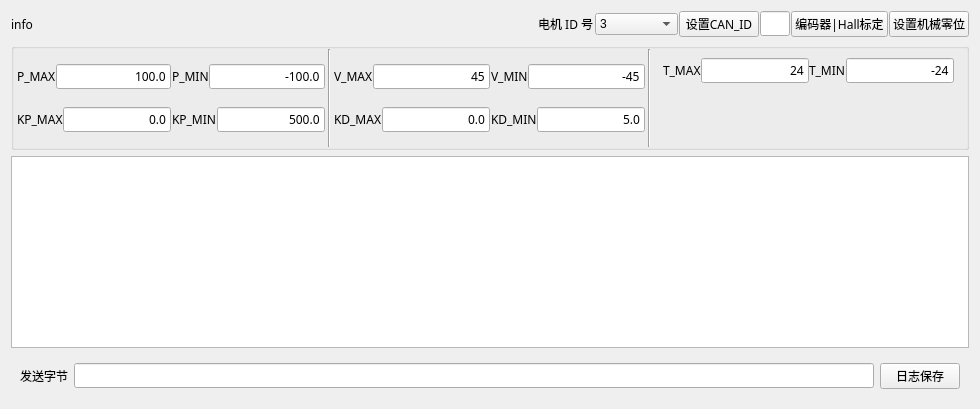
    <widget class="QWidget" name="tab_config">
     <attribute name="title">
      <string>电机配置</string>
     </attribute>
     <layout class="QVBoxLayout" name="verticalLayout">
      <item>
       <widget class="QWidget" name="widget_4" native="true">
        <property name="maximumSize">
         <size>
          <width>16777215</width>
          <height>40</height>
         </size>
        </property>
        <layout class="QHBoxLayout" name="horizontalLayout_4">
         <property name="spacing">
          <number>1</number>
         </property>
         <property name="leftMargin">
          <number>0</number>
         </property>
         <property name="topMargin">
          <number>0</number>
         </property>
         <property name="rightMargin">
          <number>0</number>
         </property>
         <property name="bottomMargin">
          <number>0</number>
         </property>
         <item>
          <widget class="QLabel" name="labelSetCanId">
           <property name="font">
            <font>
             <family>微软雅黑</family>
             <pointsize>9</pointsize>
             <underline>false</underline>
            </font>
           </property>
           <property name="cursor">
            <cursorShape>ArrowCursor</cursorShape>
           </property>
           <property name="text">
            <string>info</string>
           </property>
          </widget>
         </item>
         <item>
          <spacer name="horizontalSpacer_2">
           <property name="orientation">
            <enum>Qt::Horizontal</enum>
           </property>
           <property name="sizeHint" stdset="0">
            <size>
             <width>40</width>
             <height>20</height>
            </size>
           </property>
          </spacer>
         </item>
         <item>
          <widget class="QLabel" name="labelSetCanId_2">
           <property name="font">
            <font>
             <family>微软雅黑</family>
             <pointsize>9</pointsize>
             <underline>false</underline>
            </font>
           </property>
           <property name="cursor">
            <cursorShape>ArrowCursor</cursorShape>
           </property>
           <property name="text">
            <string> 电机 ID 号</string>
           </property>
          </widget>
         </item>
         <item>
          <widget class="QComboBox" name="combox_motor_ID">
           <property name="maximumSize">
            <size>
             <width>100</width>
             <height>16777215</height>
            </size>
           </property>
           <item>
            <property name="text">
             <string>3</string>
            </property>
           </item>
           <item>
            <property name="text">
             <string>4</string>
            </property>
           </item>
           <item>
            <property name="text">
             <string>D60</string>
            </property>
           </item>
           <item>
            <property name="text">
             <string>D120</string>
            </property>
           </item>
           <item>
            <property name="text">
             <string>自定义</string>
            </property>
           </item>
           <item>
            <property name="text">
             <string>RZ2L电机</string>
            </property>
           </item>
          </widget>
         </item>
         <item>
          <widget class="QPushButton" name="pushButtonSetCanId">
           <property name="font">
            <font>
             <family>微软雅黑</family>
            </font>
           </property>
           <property name="text">
            <string>设置CAN_ID</string>
           </property>
          </widget>
         </item>
         <item>
          <widget class="QLineEdit" name="lineEditSetCanId">
           <property name="maximumSize">
            <size>
             <width>30</width>
             <height>16777215</height>
            </size>
           </property>
           <property name="font">
            <font>
             <family>微软雅黑</family>
            </font>
           </property>
           <property name="layoutDirection">
            <enum>Qt::LeftToRight</enum>
           </property>
           <property name="alignment">
            <set>Qt::AlignRight|Qt::AlignTrailing|Qt::AlignVCenter</set>
           </property>
          </widget>
         </item>
         <item>
          <widget class="QPushButton" name="pushButtonCaliEncoder">
           <property name="font">
            <font>
             <family>微软雅黑</family>
            </font>
           </property>
           <property name="text">
            <string>编码器|Hall标定</string>
           </property>
          </widget>
         </item>
         <item>
          <widget class="QPushButton" name="pushButtonZeroMech">
           <property name="font">
            <font>
             <family>微软雅黑</family>
            </font>
           </property>
           <property name="text">
            <string>设置机械零位</string>
           </property>
          </widget>
         </item>
        </layout>
       </widget>
      </item>
      <item>
       <widget class="QGroupBox" name="groupBox">
        <property name="minimumSize">
         <size>
          <width>0</width>
          <height>0</height>
         </size>
        </property>
        <property name="maximumSize">
         <size>
          <width>16777215</width>
          <height>16777215</height>
         </size>
        </property>
        <property name="title">
         <string/>
        </property>
        <layout class="QHBoxLayout" name="horizontalLayout_16">
         <property name="spacing">
          <number>3</number>
         </property>
         <property name="leftMargin">
          <number>3</number>
         </property>
         <property name="topMargin">
          <number>0</number>
         </property>
         <property name="rightMargin">
          <number>3</number>
         </property>
         <property name="bottomMargin">
          <number>0</number>
         </property>
         <item>
          <widget class="QWidget" name="widget_3" native="true">
           <property name="maximumSize">
            <size>
             <width>16777215</width>
             <height>16777215</height>
            </size>
           </property>
           <layout class="QGridLayout" name="gridLayout">
            <property name="leftMargin">
             <number>0</number>
            </property>
            <property name="topMargin">
             <number>0</number>
            </property>
            <property name="rightMargin">
             <number>0</number>
            </property>
            <property name="bottomMargin">
             <number>0</number>
            </property>
            <property name="horizontalSpacing">
             <number>1</number>
            </property>
            <property name="verticalSpacing">
             <number>3</number>
            </property>
            <item row="0" column="0">
             <widget class="QWidget" name="widget" native="true">
              <property name="maximumSize">
               <size>
                <width>16777215</width>
                <height>25</height>
               </size>
              </property>
              <layout class="QHBoxLayout" name="horizontalLayout_2">
               <property name="spacing">
                <number>0</number>
               </property>
               <property name="leftMargin">
                <number>0</number>
               </property>
               <property name="topMargin">
                <number>0</number>
               </property>
               <property name="rightMargin">
                <number>0</number>
               </property>
               <property name="bottomMargin">
                <number>0</number>
               </property>
               <item>
                <widget class="QLabel" name="label_20">
                 <property name="font">
                  <font>
                   <family>微软雅黑</family>
                   <pointsize>9</pointsize>
                  </font>
                 </property>
                 <property name="text">
                  <string>P_MAX</string>
                 </property>
                </widget>
               </item>
               <item>
                <widget class="QLineEdit" name="lineEditSetP_max">
                 <property name="font">
                  <font>
                   <family>微软雅黑</family>
                  </font>
                 </property>
                 <property name="contextMenuPolicy">
                  <enum>Qt::DefaultContextMenu</enum>
                 </property>
                 <property name="layoutDirection">
                  <enum>Qt::LeftToRight</enum>
                 </property>
                 <property name="text">
                  <string>100.0</string>
                 </property>
                 <property name="alignment">
                  <set>Qt::AlignRight|Qt::AlignTrailing|Qt::AlignVCenter</set>
                 </property>
                 <property name="readOnly">
                  <bool>true</bool>
                 </property>
                </widget>
               </item>
              </layout>
             </widget>
            </item>
            <item row="1" column="0">
             <widget class="QWidget" name="widget_5" native="true">
              <property name="maximumSize">
               <size>
                <width>16777215</width>
                <height>25</height>
               </size>
              </property>
              <layout class="QHBoxLayout" name="horizontalLayout_5">
               <property name="spacing">
                <number>0</number>
               </property>
               <property name="leftMargin">
                <number>0</number>
               </property>
               <property name="topMargin">
                <number>0</number>
               </property>
               <property name="rightMargin">
                <number>0</number>
               </property>
               <property name="bottomMargin">
                <number>0</number>
               </property>
               <item>
                <widget class="QLabel" name="label_24">
                 <property name="font">
                  <font>
                   <family>微软雅黑</family>
                   <pointsize>9</pointsize>
                  </font>
                 </property>
                 <property name="text">
                  <string>KP_MAX</string>
                 </property>
                </widget>
               </item>
               <item>
                <widget class="QLineEdit" name="lineEditSetKP_max">
                 <property name="font">
                  <font>
                   <family>微软雅黑</family>
                  </font>
                 </property>
                 <property name="layoutDirection">
                  <enum>Qt::LeftToRight</enum>
                 </property>
                 <property name="text">
                  <string>0.0</string>
                 </property>
                 <property name="alignment">
                  <set>Qt::AlignRight|Qt::AlignTrailing|Qt::AlignVCenter</set>
                 </property>
                 <property name="readOnly">
                  <bool>true</bool>
                 </property>
                </widget>
               </item>
              </layout>
             </widget>
            </item>
            <item row="0" column="1">
             <widget class="QWidget" name="widget_2" native="true">
              <property name="maximumSize">
               <size>
                <width>16777215</width>
                <height>25</height>
               </size>
              </property>
              <layout class="QHBoxLayout" name="horizontalLayout_3">
               <property name="spacing">
                <number>0</number>
               </property>
               <property name="leftMargin">
                <number>0</number>
               </property>
               <property name="topMargin">
                <number>0</number>
               </property>
               <property name="rightMargin">
                <number>0</number>
               </property>
               <property name="bottomMargin">
                <number>0</number>
               </property>
               <item>
                <widget class="QLabel" name="label_19">
                 <property name="font">
                  <font>
                   <family>微软雅黑</family>
                   <pointsize>9</pointsize>
                  </font>
                 </property>
                 <property name="text">
                  <string>P_MIN</string>
                 </property>
                </widget>
               </item>
               <item>
                <widget class="QLineEdit" name="lineEditSetP_min">
                 <property name="font">
                  <font>
                   <family>微软雅黑</family>
                  </font>
                 </property>
                 <property name="layoutDirection">
                  <enum>Qt::LeftToRight</enum>
                 </property>
                 <property name="text">
                  <string>-100.0</string>
                 </property>
                 <property name="alignment">
                  <set>Qt::AlignRight|Qt::AlignTrailing|Qt::AlignVCenter</set>
                 </property>
                 <property name="readOnly">
                  <bool>true</bool>
                 </property>
                </widget>
               </item>
              </layout>
             </widget>
            </item>
            <item row="1" column="1">
             <widget class="QWidget" name="widget_6" native="true">
              <layout class="QHBoxLayout" name="horizontalLayout_6">
               <property name="spacing">
                <number>0</number>
               </property>
               <property name="leftMargin">
                <number>0</number>
               </property>
               <property name="topMargin">
                <number>0</number>
               </property>
               <property name="rightMargin">
                <number>0</number>
               </property>
               <property name="bottomMargin">
                <number>0</number>
               </property>
               <item>
                <widget class="QLabel" name="label_25">
                 <property name="font">
                  <font>
                   <family>微软雅黑</family>
                   <pointsize>9</pointsize>
                  </font>
                 </property>
                 <property name="text">
                  <string>KP_MIN</string>
                 </property>
                </widget>
               </item>
               <item>
                <widget class="QLineEdit" name="lineEditSetKP_min">
                 <property name="font">
                  <font>
                   <family>微软雅黑</family>
                  </font>
                 </property>
                 <property name="layoutDirection">
                  <enum>Qt::LeftToRight</enum>
                 </property>
                 <property name="text">
                  <string>500.0</string>
                 </property>
                 <property name="alignment">
                  <set>Qt::AlignRight|Qt::AlignTrailing|Qt::AlignVCenter</set>
                 </property>
                 <property name="readOnly">
                  <bool>true</bool>
                 </property>
                </widget>
               </item>
              </layout>
             </widget>
            </item>
           </layout>
          </widget>
         </item>
         <item>
          <widget class="Line" name="line">
           <property name="orientation">
            <enum>Qt::Vertical</enum>
           </property>
          </widget>
         </item>
         <item>
          <widget class="QWidget" name="widget_9" native="true">
           <property name="maximumSize">
            <size>
             <width>16777215</width>
             <height>16777215</height>
            </size>
           </property>
           <layout class="QGridLayout" name="gridLayout_2">
            <property name="leftMargin">
             <number>0</number>
            </property>
            <property name="topMargin">
             <number>0</number>
            </property>
            <property name="rightMargin">
             <number>0</number>
            </property>
            <property name="bottomMargin">
             <number>0</number>
            </property>
            <property name="horizontalSpacing">
             <number>1</number>
            </property>
            <property name="verticalSpacing">
             <number>3</number>
            </property>
            <item row="0" column="1" colspan="2">
             <widget class="QWidget" name="widget_8" native="true">
              <property name="maximumSize">
               <size>
                <width>16777215</width>
                <height>25</height>
               </size>
              </property>
              <layout class="QHBoxLayout" name="horizontalLayout_8">
               <property name="spacing">
                <number>0</number>
               </property>
               <property name="leftMargin">
                <number>0</number>
               </property>
               <property name="topMargin">
                <number>0</number>
               </property>
               <property name="rightMargin">
                <number>0</number>
               </property>
               <property name="bottomMargin">
                <number>0</number>
               </property>
               <item>
                <widget class="QLabel" name="label_18">
                 <property name="font">
                  <font>
                   <family>微软雅黑</family>
                   <pointsize>9</pointsize>
                  </font>
                 </property>
                 <property name="text">
                  <string>V_MIN</string>
                 </property>
                </widget>
               </item>
               <item>
                <widget class="QLineEdit" name="lineEditSetV_min">
                 <property name="font">
                  <font>
                   <family>微软雅黑</family>
                  </font>
                 </property>
                 <property name="layoutDirection">
                  <enum>Qt::LeftToRight</enum>
                 </property>
                 <property name="text">
                  <string>-45</string>
                 </property>
                 <property name="alignment">
                  <set>Qt::AlignRight|Qt::AlignTrailing|Qt::AlignVCenter</set>
                 </property>
                 <property name="readOnly">
                  <bool>true</bool>
                 </property>
                </widget>
               </item>
              </layout>
             </widget>
            </item>
            <item row="1" column="1" colspan="2">
             <widget class="QWidget" name="widget_11" native="true">
              <property name="maximumSize">
               <size>
                <width>16777215</width>
                <height>25</height>
               </size>
              </property>
              <layout class="QHBoxLayout" name="horizontalLayout_10">
               <property name="spacing">
                <number>0</number>
               </property>
               <property name="leftMargin">
                <number>0</number>
               </property>
               <property name="topMargin">
                <number>0</number>
               </property>
               <property name="rightMargin">
                <number>0</number>
               </property>
               <property name="bottomMargin">
                <number>0</number>
               </property>
               <item>
                <widget class="QLabel" name="label_27">
                 <property name="font">
                  <font>
                   <family>微软雅黑</family>
                   <pointsize>9</pointsize>
                  </font>
                 </property>
                 <property name="text">
                  <string>KD_MIN</string>
                 </property>
                </widget>
               </item>
               <item>
                <widget class="QLineEdit" name="lineEditSetKD_min">
                 <property name="font">
                  <font>
                   <family>微软雅黑</family>
                  </font>
                 </property>
                 <property name="layoutDirection">
                  <enum>Qt::LeftToRight</enum>
                 </property>
                 <property name="text">
                  <string>5.0</string>
                 </property>
                 <property name="alignment">
                  <set>Qt::AlignRight|Qt::AlignTrailing|Qt::AlignVCenter</set>
                 </property>
                 <property name="readOnly">
                  <bool>true</bool>
                 </property>
                </widget>
               </item>
              </layout>
             </widget>
            </item>
            <item row="1" column="0">
             <widget class="QWidget" name="widget_10" native="true">
              <property name="maximumSize">
               <size>
                <width>16777215</width>
                <height>25</height>
               </size>
              </property>
              <layout class="QHBoxLayout" name="horizontalLayout_9">
               <property name="spacing">
                <number>0</number>
               </property>
               <property name="leftMargin">
                <number>0</number>
               </property>
               <property name="topMargin">
                <number>0</number>
               </property>
               <property name="rightMargin">
                <number>0</number>
               </property>
               <property name="bottomMargin">
                <number>0</number>
               </property>
               <item>
                <widget class="QLabel" name="label_26">
                 <property name="font">
                  <font>
                   <family>微软雅黑</family>
                   <pointsize>9</pointsize>
                  </font>
                 </property>
                 <property name="text">
                  <string>KD_MAX</string>
                 </property>
                </widget>
               </item>
               <item>
                <widget class="QLineEdit" name="lineEditSetKD_max">
                 <property name="font">
                  <font>
                   <family>微软雅黑</family>
                  </font>
                 </property>
                 <property name="layoutDirection">
                  <enum>Qt::LeftToRight</enum>
                 </property>
                 <property name="text">
                  <string>0.0</string>
                 </property>
                 <property name="alignment">
                  <set>Qt::AlignRight|Qt::AlignTrailing|Qt::AlignVCenter</set>
                 </property>
                 <property name="readOnly">
                  <bool>true</bool>
                 </property>
                </widget>
               </item>
              </layout>
             </widget>
            </item>
            <item row="0" column="0">
             <widget class="QWidget" name="widget_7" native="true">
              <property name="maximumSize">
               <size>
                <width>16777215</width>
                <height>25</height>
               </size>
              </property>
              <layout class="QHBoxLayout" name="horizontalLayout_7">
               <property name="spacing">
                <number>0</number>
               </property>
               <property name="leftMargin">
                <number>0</number>
               </property>
               <property name="topMargin">
                <number>0</number>
               </property>
               <property name="rightMargin">
                <number>0</number>
               </property>
               <property name="bottomMargin">
                <number>0</number>
               </property>
               <item>
                <widget class="QLabel" name="label_17">
                 <property name="font">
                  <font>
                   <family>微软雅黑</family>
                   <pointsize>9</pointsize>
                  </font>
                 </property>
                 <property name="text">
                  <string>V_MAX</string>
                 </property>
                </widget>
               </item>
               <item>
                <widget class="QLineEdit" name="lineEditSetV_max">
                 <property name="font">
                  <font>
                   <family>微软雅黑</family>
                  </font>
                 </property>
                 <property name="layoutDirection">
                  <enum>Qt::LeftToRight</enum>
                 </property>
                 <property name="text">
                  <string>45</string>
                 </property>
                 <property name="alignment">
                  <set>Qt::AlignRight|Qt::AlignTrailing|Qt::AlignVCenter</set>
                 </property>
                 <property name="readOnly">
                  <bool>true</bool>
                 </property>
                </widget>
               </item>
              </layout>
             </widget>
            </item>
           </layout>
          </widget>
         </item>
         <item>
          <widget class="Line" name="line_2">
           <property name="orientation">
            <enum>Qt::Vertical</enum>
           </property>
          </widget>
         </item>
         <item>
          <widget class="QWidget" name="widget_18" native="true">
           <property name="maximumSize">
            <size>
             <width>16777215</width>
             <height>16777215</height>
            </size>
           </property>
           <layout class="QVBoxLayout" name="verticalLayout_2">
            <item>
             <widget class="QWidget" name="widget_17" native="true">
              <property name="minimumSize">
               <size>
                <width>0</width>
                <height>25</height>
               </size>
              </property>
              <property name="maximumSize">
               <size>
                <width>16777215</width>
                <height>25</height>
               </size>
              </property>
              <layout class="QHBoxLayout" name="horizontalLayout_15">
               <property name="spacing">
                <number>0</number>
               </property>
               <property name="leftMargin">
                <number>0</number>
               </property>
               <property name="topMargin">
                <number>0</number>
               </property>
               <property name="rightMargin">
                <number>0</number>
               </property>
               <property name="bottomMargin">
                <number>0</number>
               </property>
               <item>
                <widget class="QWidget" name="widget_12" native="true">
                 <layout class="QHBoxLayout" name="horizontalLayout_11">
                  <property name="spacing">
                   <number>0</number>
                  </property>
                  <property name="leftMargin">
                   <number>0</number>
                  </property>
                  <property name="topMargin">
                   <number>0</number>
                  </property>
                  <property name="rightMargin">
                   <number>0</number>
                  </property>
                  <property name="bottomMargin">
                   <number>0</number>
                  </property>
                  <item>
                   <widget class="QLabel" name="label_21">
                    <property name="font">
                     <font>
                      <family>微软雅黑</family>
                      <pointsize>9</pointsize>
                     </font>
                    </property>
                    <property name="text">
                     <string>T_MAX</string>
                    </property>
                   </widget>
                  </item>
                  <item>
                   <widget class="QLineEdit" name="lineEditSetT_max">
                    <property name="font">
                     <font>
                      <family>微软雅黑</family>
                     </font>
                    </property>
                    <property name="layoutDirection">
                     <enum>Qt::LeftToRight</enum>
                    </property>
                    <property name="text">
                     <string>24</string>
                    </property>
                    <property name="alignment">
                     <set>Qt::AlignRight|Qt::AlignTrailing|Qt::AlignVCenter</set>
                    </property>
                    <property name="readOnly">
                     <bool>true</bool>
                    </property>
                   </widget>
                  </item>
                 </layout>
                </widget>
               </item>
               <item>
                <widget class="QWidget" name="widget_13" native="true">
                 <layout class="QHBoxLayout" name="horizontalLayout_12">
                  <property name="spacing">
                   <number>0</number>
                  </property>
                  <property name="leftMargin">
                   <number>0</number>
                  </property>
                  <property name="topMargin">
                   <number>0</number>
                  </property>
                  <property name="rightMargin">
                   <number>0</number>
                  </property>
                  <property name="bottomMargin">
                   <number>0</number>
                  </property>
                  <item>
                   <widget class="QLabel" name="label_22">
                    <property name="font">
                     <font>
                      <family>微软雅黑</family>
                      <pointsize>9</pointsize>
                     </font>
                    </property>
                    <property name="text">
                     <string>T_MIN</string>
                    </property>
                   </widget>
                  </item>
                  <item>
                   <widget class="QLineEdit" name="lineEditSetT_min">
                    <property name="font">
                     <font>
                      <family>微软雅黑</family>
                     </font>
                    </property>
                    <property name="layoutDirection">
                     <enum>Qt::LeftToRight</enum>
                    </property>
                    <property name="text">
                     <string>-24</string>
                    </property>
                    <property name="alignment">
                     <set>Qt::AlignRight|Qt::AlignTrailing|Qt::AlignVCenter</set>
                    </property>
                    <property name="readOnly">
                     <bool>true</bool>
                    </property>
                   </widget>
                  </item>
                 </layout>
                </widget>
               </item>
              </layout>
             </widget>
            </item>
            <item>
             <widget class="QWidget" name="widget_14" native="true">
              <property name="minimumSize">
               <size>
                <width>0</width>
                <height>25</height>
               </size>
              </property>
              <property name="maximumSize">
               <size>
                <width>16777215</width>
                <height>25</height>
               </size>
              </property>
             </widget>
            </item>
            <item>
             <widget class="QWidget" name="widget_19" native="true">
              <layout class="QHBoxLayout" name="horizontalLayout_17"/>
             </widget>
            </item>
           </layout>
          </widget>
         </item>
        </layout>
       </widget>
      </item>
      <item>
       <widget class="QTextEdit" name="textEditCfgInfo">
        <property name="html">
         <string>&lt;!DOCTYPE HTML PUBLIC &quot;-//W3C//DTD HTML 4.0//EN&quot; &quot;http://www.w3.org/TR/REC-html40/strict.dtd&quot;&gt;
&lt;html&gt;&lt;head&gt;&lt;meta name=&quot;qrichtext&quot; content=&quot;1&quot; /&gt;&lt;style type=&quot;text/css&quot;&gt;
p, li { white-space: pre-wrap; }
&lt;/style&gt;&lt;/head&gt;&lt;body style=&quot; font-family:'SimSun'; font-size:9pt; font-weight:400; font-style:normal;&quot;&gt;
&lt;p style=&quot;-qt-paragraph-type:empty; margin-top:0px; margin-bottom:0px; margin-left:0px; margin-right:0px; -qt-block-indent:0; text-indent:0px; font-family:'Microsoft YaHei UI';&quot;&gt;&lt;br /&gt;&lt;/p&gt;&lt;/body&gt;&lt;/html&gt;</string>
        </property>
       </widget>
      </item>
      <item>
       <widget class="QWidget" name="widget_20" native="true">
        <layout class="QHBoxLayout" name="horizontalLayout_18">
         <item>
          <widget class="QLabel" name="label_16">
           <property name="font">
            <font>
             <family>微软雅黑</family>
             <pointsize>9</pointsize>
            </font>
           </property>
           <property name="text">
            <string>发送字节</string>
           </property>
          </widget>
         </item>
         <item>
          <widget class="QLineEdit" name="lineEditTxData">
           <property name="font">
            <font>
             <family>微软雅黑</family>
            </font>
           </property>
           <property name="layoutDirection">
            <enum>Qt::LeftToRight</enum>
           </property>
           <property name="alignment">
            <set>Qt::AlignRight|Qt::AlignTrailing|Qt::AlignVCenter</set>
           </property>
          </widget>
         </item>
         <item>
          <widget class="QPushButton" name="pushButtonSaveLog">
           <property name="font">
            <font>
             <family>微软雅黑</family>
            </font>
           </property>
           <property name="text">
            <string>日志保存</string>
           </property>
          </widget>
         </item>
        </layout>
       </widget>
      </item>
     </layout>
    </widget>
